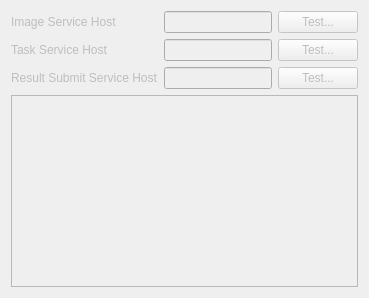
     <widget class="QWidget" name="networkTab">
      <property name="enabled">
       <bool>false</bool>
      </property>
      <attribute name="title">
       <string>Network Service Port</string>
      </attribute>
      <layout class="QVBoxLayout" name="verticalLayout_2">
       <item>
        <layout class="QFormLayout" name="formLayout_2">
         <item row="0" column="0">
          <widget class="QLabel" name="label">
           <property name="text">
            <string>Image Service Host</string>
           </property>
          </widget>
         </item>
         <item row="0" column="1">
          <layout class="QHBoxLayout" name="horizontalLayout">
           <item>
            <widget class="QLineEdit" name="imgSvrEdt"/>
           </item>
           <item>
            <widget class="QPushButton" name="imgSvrTest">
             <property name="text">
              <string>Test...</string>
             </property>
            </widget>
           </item>
          </layout>
         </item>
         <item row="1" column="0">
          <widget class="QLabel" name="label_2">
           <property name="text">
            <string>Task Service Host</string>
           </property>
          </widget>
         </item>
         <item row="1" column="1">
          <layout class="QHBoxLayout" name="horizontalLayout_2">
           <item>
            <widget class="QLineEdit" name="tskSvrEdt"/>
           </item>
           <item>
            <widget class="QPushButton" name="tskSvrTest">
             <property name="text">
              <string>Test...</string>
             </property>
            </widget>
           </item>
          </layout>
         </item>
         <item row="2" column="0">
          <widget class="QLabel" name="label_3">
           <property name="text">
            <string>Result Submit Service Host</string>
           </property>
          </widget>
         </item>
         <item row="2" column="1">
          <layout class="QHBoxLayout" name="horizontalLayout_4">
           <item>
            <widget class="QLineEdit" name="rstSvrEdt"/>
           </item>
           <item>
            <widget class="QPushButton" name="rstSvrTest">
             <property name="text">
              <string>Test...</string>
             </property>
            </widget>
           </item>
          </layout>
         </item>
        </layout>
       </item>
       <item>
        <widget class="QTextEdit" name="remarkEdt"/>
       </item>
      </layout>
     </widget>
